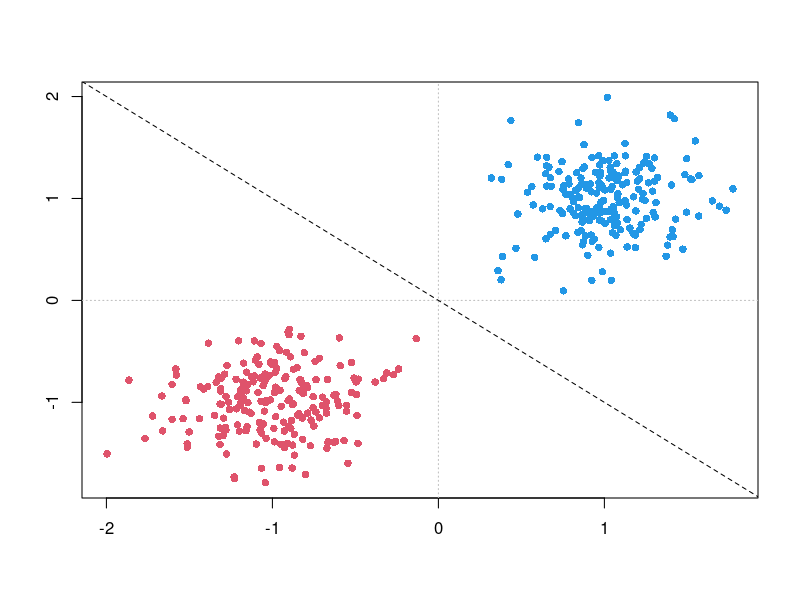
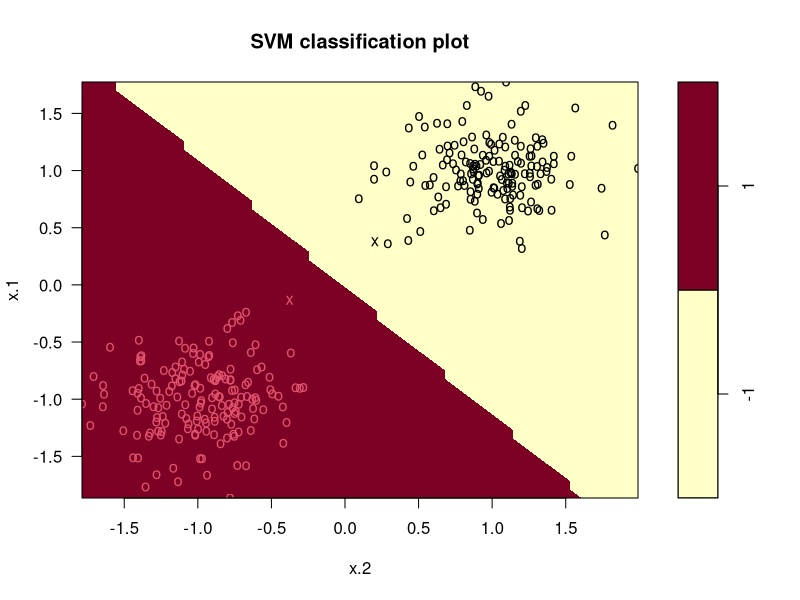
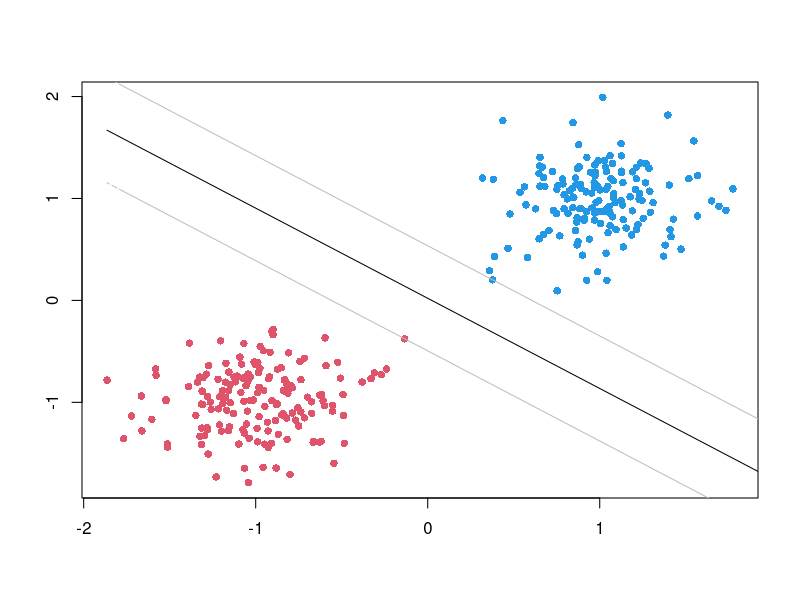

Here is the R script that generated these plots, in order:
# Julia Andronowitz
# Classification Methods Using Support Vector Machines
# Support Vector Classifier

# loading svm library (run first line if not installed)
# install.packages("e1071")
library(e1071)

# defining the hyperplane function
hyperplane <- function(P,data,x,z=0) {
  alphas <- -1*P$coefs
  svs <- data[P$index,]
  c <- P$rho - z
  a <- sum(t(alphas)*data[P$index,][1])
  b <- sum(t(alphas)*data[P$index,][2])
  (-c-a*x)/b
}

# setting initial number of observations in each set
n <- 200

# calculating x-variable using two randomly generated sets with overlap
set.seed(100)

mmcdatax1 <- matrix(rnorm(n*2, 1,0.3), ncol=2)
mmcdatax2 <- matrix(rnorm(n*2,-1,0.3), ncol=2)
mmcdatax <- rbind(mmcdatax1,mmcdatax2)

# assigning labels to both classes
mmcdatay <- c(rep(-1,n), rep(1,n))

# plotting the data
plot(mmcdatax, col=(3-mmcdatay),xlab="",ylab="",pch=16)

# adding line to visualize a hyperplane
abline(h=0,v=0,col="gray",lty="dotted")
abline(a=0,b=-1,col="black",lty="dashed")

# creating data frame 
mmcdata <- data.frame (x = mmcdatax, y = factor(mmcdatay))

# splitting into training and test data
library(caTools)
set.seed(100)

# using 80% of the data in the training set and the other 20% in the test set
sample <- sample.split(mmcdata$x.1, SplitRatio = 0.8)
train  <- subset(mmcdata, sample == TRUE)
test   <- subset(mmcdata, sample == FALSE)

# computing svm function
svmfit <- svm (y~., data = train , kernel="linear", cost = 1000, scale = FALSE)

# looking at statistics
summary(svmfit)
svmfit$index
svmfit$rho
svmfit$coefs

# plotting svm function graph
plot(svmfit,train)

# predicting the test set
y_pred <- predict(svmfit, newdata = test[-3])

# viewing the confusion matrix; no misclassified points
cm = table(test[,3], y_pred)
cm

# set x and y variables into separate dataframes
trainx <- cbind(train[,1],train[,2])
trainy <- as.numeric(unlist(train[3]))

# convert the y-values back to -1 and 1
trainy[trainy == 1] <- -1
trainy[trainy == 2] <- 1

# calculating the hyperplane and supporting hyperplanes
plt0 <- hyperplane(svmfit,train,trainx,0)
plt1 <- hyperplane(svmfit,train,trainx,1)
plt2 <- hyperplane(svmfit,train,trainx,-1)

# plotting the data with hyperplanes
plot(trainx,col=(3-trainy),xlab="",ylab="",pch=16)
lines(trainx,plt0,col='black')
lines(trainx,plt1,col='gray',lty='dashed')
lines(trainx,plt2,col='gray',lty='dashed')



help(svm)
